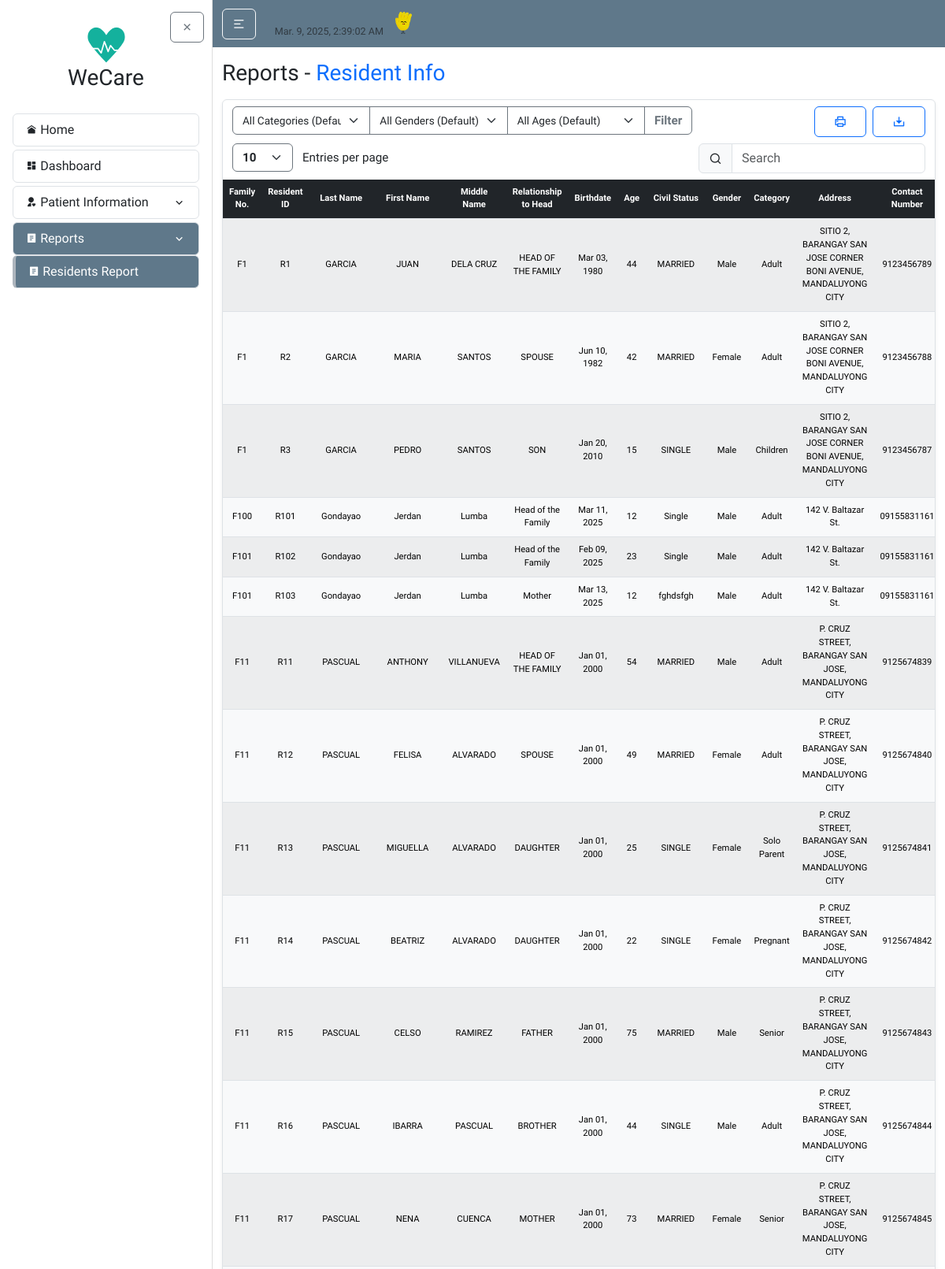
The page /reports/residentInfo/ (upper part) on the database its author committed.
### residentInfo/models.py (models this page shows, shortened)
class Resident(models.Model):
    id = models.CharField(max_length=10, primary_key=True, editable=False)
    family = models.ForeignKey(Family, on_delete=models.CASCADE, related_name='residents', null=True)
    last_name = models.CharField(max_length=100, default="--")
    first_name = models.CharField(max_length=100, default="--")
    middle_name = models.CharField(max_length=100, blank=True, null=True, default="--")
    relationship_to_head = models.CharField(max_length=50, default="--")
    birthdate = models.DateField(default=datetime.date(2000, 1, 1))
    age = models.PositiveIntegerField(default=0)
    civil_status = models.CharField(max_length=50, default="--")
    gender = models.CharField(max_length=20, choices=GENDER_CHOICES, default="Male")
    category = models.CharField(max_length=20, choices=CATEGORY_CHOICES, default='N/A')
    present_address = models.CharField(max_length=255, default="--")
    contact_number = models.CharField(max_length=20, default="--")
    date_updated = models.DateTimeField(auto_now=True)

class Family(models.Model):
    family_no = models.CharField(max_length=10, primary_key=True, editable=False)
    date_updated = models.DateTimeField(auto_now=True)

### reports/views.py (the view, shortened to what this page needs)
# urls.py: path('residentInfo/', views.residentInfoReport, name='reports-resident-info'),
def residentInfoReport(request):
    category = request.GET.get('category', '')
    gender = request.GET.get('gender', '')
    age_group = request.GET.get('age', '')
    residents = Resident.objects.select_related('family').all()
    if category:
        residents = residents.filter(category=category)
    if gender:
        residents = residents.filter(gender=gender)
    residents = residents.order_by('family__family_no', 'id')
    return render(request, 'reports/residentInfoReport.html', {'residents': residents})

### reports/templates/reports/residentInfoReport.html (shortened to what this page needs)
{% extends "home/layout.html" %}
{% load static %}
{% block body %}
<h3 class="mb-3">Reports - <span class="text-primary">Resident Info</span></h3>
<article class="content-section border rounded p-0 shadow-sm">
    <div class="container">
      <div class="row mt-2">
        <div class="col-auto">
          <form method="get" action="">
            <div class="input-group">
                <select name="category" class="form-select border-secondary" style="cursor: pointer; vertical-align: middle; font-size: calc(0.7rem + 0.2vw);">
                  <option value="" {% if not request.GET.category %}selected{% endif %}>All Categories (Default)</option>
                </select>
                <select name="gender" class="form-select border-secondary" style="cursor: pointer; vertical-align: middle; font-size: calc(0.7rem + 0.2vw);">
                  <option value="" {% if not request.GET.gender %}selected{% endif %}>All Genders (Default)</option>
                </select>
                <select name="age" class="form-select border-secondary" style="cursor: pointer; vertical-align: middle; font-size: calc(0.7rem + 0.2vw);">
                    <option value="" {% if not request.GET.age %}selected{% endif %}>All Ages (Default)</option>
                </select>
              <button type="submit" class="btn btn-outline-secondary fw-bold" style="font-size: calc(0.8rem + 0.2vw);">Filter</button>
            </div>
          </form>
        </div>
        <div class="col-md-auto ms-sm-auto">
            <div class="d-flex gap-2 mt-3 mt-sm-0">
                <div class="col-6 col-sm-auto">
                    <button type="button" id="printBtn" class="btn btn btn-outline-primary w-100 d-flex px-4 align-items-center justify-content-center" title="Print" style="height: 100%; width: 100%;">
                        <i class="ri-printer-line"></i>
                    </button>
                </div>
                <div class="col-6 col-sm-auto">
                    <button type="button" id="exportBtn" class="btn btn btn-outline-primary btn-block px-4" title="Export">
                        <i class="ri-download-2-line"></i>
                    </button>
                </div>
            </div>
        </div>
      </div>
      <div class="row mt-2">
        <div class="col-auto">
          <select id="customEntries" class="form-select d-inline w-auto border-secondary fw-bold" style="font-size: calc(0.8rem + 0.2vw); cursor: pointer; vertical-align: middle;">
            <option value="10">10</option>
          </select>
          <span class="d-inline ms-2" style="font-size: calc(0.8rem + 0.2vw); vertical-align: middle;">Entries per page</span>
        </div>
        <div class="col-auto ms-auto">
            <div class="input-group input-group-merge">
                <span class="input-group-text"><i class="ri-search-line"></i></span>
                <input type="text" id="searchBar" class="form-control" placeholder="Search" aria-label="Search">
            </div>
        </div>
      </div>
    </div>
    <div class="table-responsive table-nowrap mt-2">
        <table id="dataTable" class="table table-light table-hover table-striped table-striped text-cente m-0 projectTables">
        <thead class="table-dark">
          <tr>
            <th class="text-center">Family No.</th>
            <th class="text-center">Resident ID</th>
            <th class="text-center">Last Name</th>
            <th class="text-center">First Name</th>
            <th class="text-center">Middle Name</th>
            <th class="text-center">Relationship to Head</th>
            <th class="text-center">Birthdate</th>
            <th class="text-center">Age</th>
            <th class="text-center">Civil Status</th>
            <th class="text-center">Gender</th>
            <th class="text-center">Category</th>
            <th class="text-center">Address</th>
            <th class="text-center">Contact Number</th>
          </tr>
        </thead>
        <tbody>
            {% for resident in residents %}
            <tr>
                <td class="text-center">{{ resident.family.family_no }}</a></td>
                <td class="text-center">{{ resident.id }}</td>
                <td class="text-center">{{ resident.last_name }}</td>
                <td class="text-center">{{ resident.first_name }}</td>
                <td class="text-center">{{ resident.middle_name }}</td>
                <td class="text-center">{{ resident.relationship_to_head|capfirst }}</td>
                <td class="text-center">{{ resident.birthdate|date:"M d, Y" }}</td>
                <td class="text-center">{{ resident.age }}</td>
                <td class="text-center">{{ resident.civil_status }}</td>
                <td class="text-center">{{ resident.gender }}</td>
                <td class="text-center">{{ resident.category }}</td>
                <td class="text-center">{{ resident.present_address }}</td>
                <td class="text-center">{{ resident.contact_number }}</td>
            </tr>
            {% endfor %}
        </tbody>
        </table>
    </div>
</article>
{% endblock body %}

### home/static/home/main.css (style rules this page uses)
body { background: #fafafa; color: #333333; font-family: 'Varela Round', sans-serif!important; }
h1, h2, h3, h4, h5, h6 { color: #444444; font-size: calc(1rem + 0.8vw); margin-bottom: 1rem; }
.content-section { background: #ffffff; padding: 1.25rem; border: 1px solid #dddddd; border-radius: 0.5rem; margin-bottom: 1.5rem; }
.projectTables { font-size: calc(0.55rem + 0.2vw); margin-bottom: 0; }
.projectTables th, .projectTables td { padding: calc(5px + 0.2vw) calc(8px + 0.2vw); vertical-align: middle; border-color: #dee2e6; text-align: center; }
.projectTables thead th { font-weight: 600; }
button, input[type="submit"] { margin-top: 10px; }
.container { max-width: 1490px!important; }
html { scroll-behavior: smooth; }

### rows shown on the page
Resident: family.family_no "F1", id "R1", last_name "GARCIA", first_name "JUAN", middle_name "DELA CRUZ", relationship_to_head "HEAD OF THE FAMILY", birthdate "Mar 03, 1980", age "44", civil_status "MARRIED", gender "Male", category "Adult", present_address "SITIO 2, BARANGAY SAN JOSE CORNER BONI AVENUE, MANDALUYONG CITY", contact_number "9123456789"
Resident: family.family_no "F1", id "R2", last_name "GARCIA", first_name "MARIA", middle_name "SANTOS", relationship_to_head "SPOUSE", birthdate "Jun 10, 1982", age "42", civil_status "MARRIED", gender "Female", category "Adult", present_address "SITIO 2, BARANGAY SAN JOSE CORNER BONI AVENUE, MANDALUYONG CITY", contact_number "9123456788"
Resident: family.family_no "F1", id "R3", last_name "GARCIA", first_name "PEDRO", middle_name "SANTOS", relationship_to_head "SON", birthdate "Jan 20, 2010", age "15", civil_status "SINGLE", gender "Male", category "Children", present_address "SITIO 2, BARANGAY SAN JOSE CORNER BONI AVENUE, MANDALUYONG CITY", contact_number "9123456787"
Resident: family.family_no "F100", id "R101", last_name "Gondayao", first_name "Jerdan", middle_name "Lumba", relationship_to_head "Head of the Family", birthdate "Mar 11, 2025", age "12", civil_status "Single", gender "Male", category "Adult", present_address "142 V. Baltazar St.", contact_number "09155831161"
Resident: family.family_no "F101", id "R102", last_name "Gondayao", first_name "Jerdan", middle_name "Lumba", relationship_to_head "Head of the Family", birthdate "Feb 09, 2025", age "23", civil_status "Single", gender "Male", category "Adult", present_address "142 V. Baltazar St.", contact_number "09155831161"
Resident: family.family_no "F101", id "R103", last_name "Gondayao", first_name "Jerdan", middle_name "Lumba", relationship_to_head "Mother", birthdate "Mar 13, 2025", age "12", civil_status "fghdsfgh", gender "Male", category "Adult", present_address "142 V. Baltazar St.", contact_number "09155831161"
Resident: family.family_no "F11", id "R11", last_name "PASCUAL", first_name "ANTHONY", middle_name "VILLANUEVA", relationship_to_head "HEAD OF THE FAMILY", birthdate "Jan 01, 2000", age "54", civil_status "MARRIED", gender "Male", category "Adult", present_address "P. CRUZ STREET, BARANGAY SAN JOSE, MANDALUYONG CITY", contact_number "9125674839"
Resident: family.family_no "F11", id "R12", last_name "PASCUAL", first_name "FELISA", middle_name "ALVARADO", relationship_to_head "SPOUSE", birthdate "Jan 01, 2000", age "49", civil_status "MARRIED", gender "Female", category "Adult", present_address "P. CRUZ STREET, BARANGAY SAN JOSE, MANDALUYONG CITY", contact_number "9125674840"
Resident: family.family_no "F11", id "R13", last_name "PASCUAL", first_name "MIGUELLA", middle_name "ALVARADO", relationship_to_head "DAUGHTER", birthdate "Jan 01, 2000", age "25", civil_status "SINGLE", gender "Female", category "Solo Parent", present_address "P. CRUZ STREET, BARANGAY SAN JOSE, MANDALUYONG CITY", contact_number "9125674841"
Resident: family.family_no "F11", id "R14", last_name "PASCUAL", first_name "BEATRIZ", middle_name "ALVARADO", relationship_to_head "DAUGHTER", birthdate "Jan 01, 2000", age "22", civil_status "SINGLE", gender "Female", category "Pregnant", present_address "P. CRUZ STREET, BARANGAY SAN JOSE, MANDALUYONG CITY", contact_number "9125674842"
Resident: family.family_no "F11", id "R15", last_name "PASCUAL", first_name "CELSO", middle_name "RAMIREZ", relationship_to_head "FATHER", birthdate "Jan 01, 2000", age "75", civil_status "MARRIED", gender "Male", category "Senior", present_address "P. CRUZ STREET, BARANGAY SAN JOSE, MANDALUYONG CITY", contact_number "9125674843"
Resident: family.family_no "F11", id "R16", last_name "PASCUAL", first_name "IBARRA", middle_name "PASCUAL", relationship_to_head "BROTHER", birthdate "Jan 01, 2000", age "44", civil_status "SINGLE", gender "Male", category "Adult", present_address "P. CRUZ STREET, BARANGAY SAN JOSE, MANDALUYONG CITY", contact_number "9125674844"
Resident: family.family_no "F11", id "R17", last_name "PASCUAL", first_name "NENA", middle_name "CUENCA", relationship_to_head "MOTHER", birthdate "Jan 01, 2000", age "73", civil_status "MARRIED", gender "Female", category "Senior", present_address "P. CRUZ STREET, BARANGAY SAN JOSE, MANDALUYONG CITY", contact_number "9125674845"
